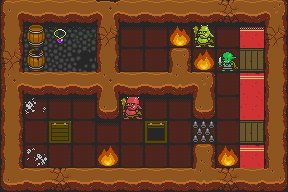

Below is a game level as drawn by its tile map, then a one-line description and the .tmx that defines it (tile-layer data replaced by summaries):
An orthogonal 12x8 tile map with 24x24 px tiles, 6 tile layers (Walls, Background, Shadows, Items, ...), 5 tilesets and 2 objects (spawn_player, object).

<map version="1.0" orientation="orthogonal" renderorder="right-down" width="12" height="8" tilewidth="24" tileheight="24" backgroundcolor="#000000">
 <tileset firstgid="1" name="Creatures" tilewidth="24" tileheight="24">
  <image source="../tiles/Creatures.png" width="480" height="648" />
  <tile id="301">
   <properties>
    <property name="atlas_name" value="green_goblin" />
   </properties>
  </tile>
  <tile id="309">
   <properties>
    <property name="atlas_name" value="green_orc" />
   </properties>
  </tile>
  <tile id="310">
   <properties>
    <property name="atlas_name" value="red_orc" />
   </properties>
  </tile>
 </tileset>
 <tileset firstgid="541" name="World_Dirt_Shadows" tilewidth="24" tileheight="24">
  <image source="../tiles/World_Dirt_Shadows.png" width="600" height="528" />
 </tileset>
 <tileset firstgid="1091" name="World_Tiles" tilewidth="24" tileheight="24">
  <image source="../tiles/World_Tiles.png" width="648" height="936" />
 </tileset>
 <tileset firstgid="2144" name="World_Objects" tilewidth="24" tileheight="24">
  <image source="../tiles/World_Objects.png" width="336" height="261" />
  <tile id="56">
   <properties>
    <property name="atlas_name" value="closed_cellar_door" />
   </properties>
  </tile>
  <tile id="57">
   <properties>
    <property name="atlas_name" value="open_cellar_door" />
   </properties>
  </tile>
 </tileset>
 <tileset firstgid="2284" name="Items" tilewidth="16" tileheight="16">
  <tileoffset x="4" y="-4" />
  <image source="../tiles/Items.png" width="384" height="304" />
 </tileset>
 <layer name="Walls" width="12" height="8">
  <data>[96 cells, 50 non-empty, 1 distinct tile ids]</data>
 </layer>
 <layer name="Background" width="12" height="8">
  <data>[96 cells, 96 non-empty, 21 distinct tile ids]</data>
 </layer>
 <layer name="Shadows" width="12" height="8">
  <data>[96 cells, 17 non-empty, 1 distinct tile ids]</data>
 </layer>
 <layer name="Items" width="12" height="8">
  <data>[96 cells, 1 non-empty, 1 distinct tile ids]</data>
 </layer>
 <layer name="Interactables" width="12" height="8">
  <data>[96 cells, 11 non-empty, 9 distinct tile ids]</data>
 </layer>
 <layer name="Creatures" width="12" height="8">
  <data>[96 cells, 3 non-empty, 3 distinct tile ids]</data>
 </layer>
 <objectgroup name="Triggers">
  <object name="spawn_player" x="156" y="156">
   <properties>
    <property name="spawnX" value="6" />
    <property name="spawnY" value="6" />
   </properties>
  </object>
  <object name="warp" type="object" x="156" y="132">
   <properties>
    <property name="map" value="maze" />
   </properties>
  </object>
 </objectgroup>
</map>
